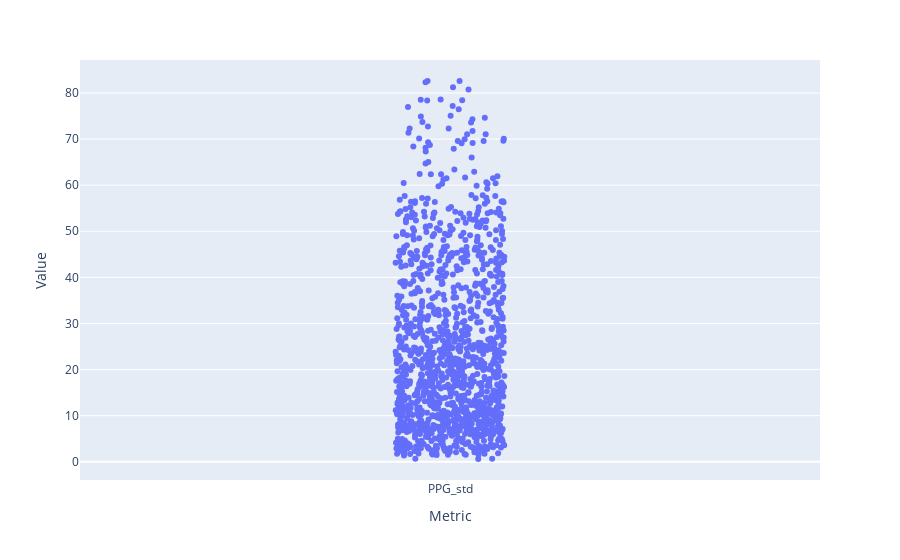

The cell this chart's notebook holds for it:
### Code cell
fig = px.strip(check_df[check_df.Metric.isin(['PPG_std'])], 
               y="Value", x='Metric', hover_data=['Subject', 'Trial'])
fig.show()

### Figure 1 — Plotly figure (JSON) as saved in the notebook; plotly's stock layout.template omitted (floating-point values rounded to 4 significant figures; data arrays with more than 128 entries replaced by an {"elided": "..."} marker saying what was removed)
{"data": [{"alignmentgroup": "True", "boxpoints": "all", "customdata": {"elided": "1271x2 mixed values"}, "fillcolor": "rgba(255,255,255,0)", "hoveron": "points", "hovertemplate": "Metric=%{x}<br>Value=%{y}<br>Subject=%{customdata[0]}<br>Trial=%{customdata[1]}<extra></extra>", "legendgroup": "", "line": {"color": "rgba(255,255,255,0)"}, "marker": {"color": "#636efa"}, "name": "", "offsetgroup": "", "orientation": "v", "pointpos": 0, "showlegend": false, "type": "box", "x": {"elided": "1271 str values"}, "x0": " ", "xaxis": "x", "y": {"elided": "1271 float values"}, "y0": " ", "yaxis": "y"}], "layout": {"autosize": true, "boxmode": "group", "legend": {"tracegroupgap": 0}, "margin": {"t": 60}, "xaxis": {"anchor": "y", "autorange": true, "domain": [0, 1], "range": [-0.5, 0.5], "title": {"text": "Metric"}, "type": "category"}, "yaxis": {"anchor": "x", "autorange": true, "domain": [0, 1], "range": [-3.967, 87.16], "title": {"text": "Value"}, "type": "linear"}}}
